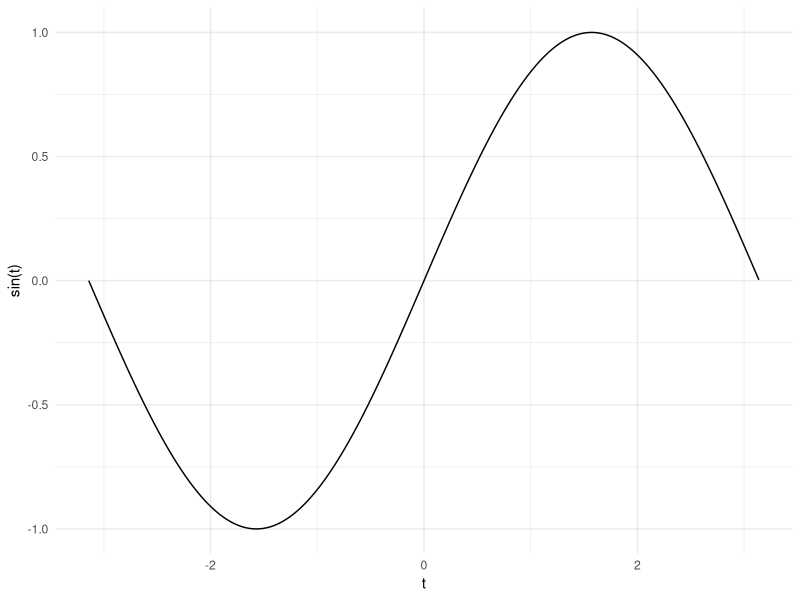
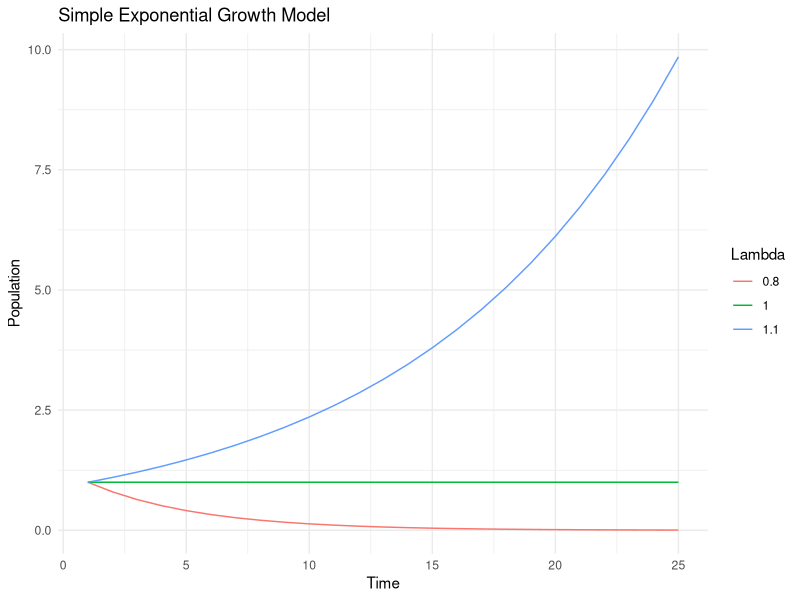

R code for these plots, in order:
## ---- chunk 1
knitr::opts_chunk$set(echo = TRUE)
## ---- chunk 2
library(ggplot2) # for plotting
library(reshape2) # to reshape simulation outputs to make plotting easier
library(magrittr) # allows for pipe commands (%>%) to enhance readability
## ---- chunk 3
t <- seq(-pi, pi, 0.01)
## ---- chunk 4
qplot(x = t, y = sin(t), geom = 'line') +
  theme_minimal()
## ---- chunk 5
pops <- function(A, x, N){ # define a function for running the population model w/ 3 parameters
  n <- rep(NA, N) # create an empty vector of length N
  n[1] <- x # set the first entry in the vector to x
  for(i in 2:N){ # loop over the remaining indices in N
    n[i] <-  A * n[i - 1] # exponential growth model
  }
  return(n) # return the output vector n of populations
}
## ---- chunk 6
nsim <- 25 # define simulation length here so easy to change
lambdas <- c(0.8, 1, 1.1) # iterate over several values of lambda
## ---- chunk 7
sim <- sapply(lambdas, pops, x = 1, N = nsim) %>% # run the pop function with each value of lambda
  set_colnames(lambdas) %>% # set the column names accordingly
  melt # use reshape to melt the datafram so ggplot can read it easier
## ---- chunk 8
qplot(x = Var1, y = value, color = as.factor(Var2), data = sim, geom = 'line') + 
  labs(title = 'Simple Exponential Growth Model', x = 'Time', y = 'Population')+
  scale_color_discrete(name = 'Lambda') +
  theme_minimal()
